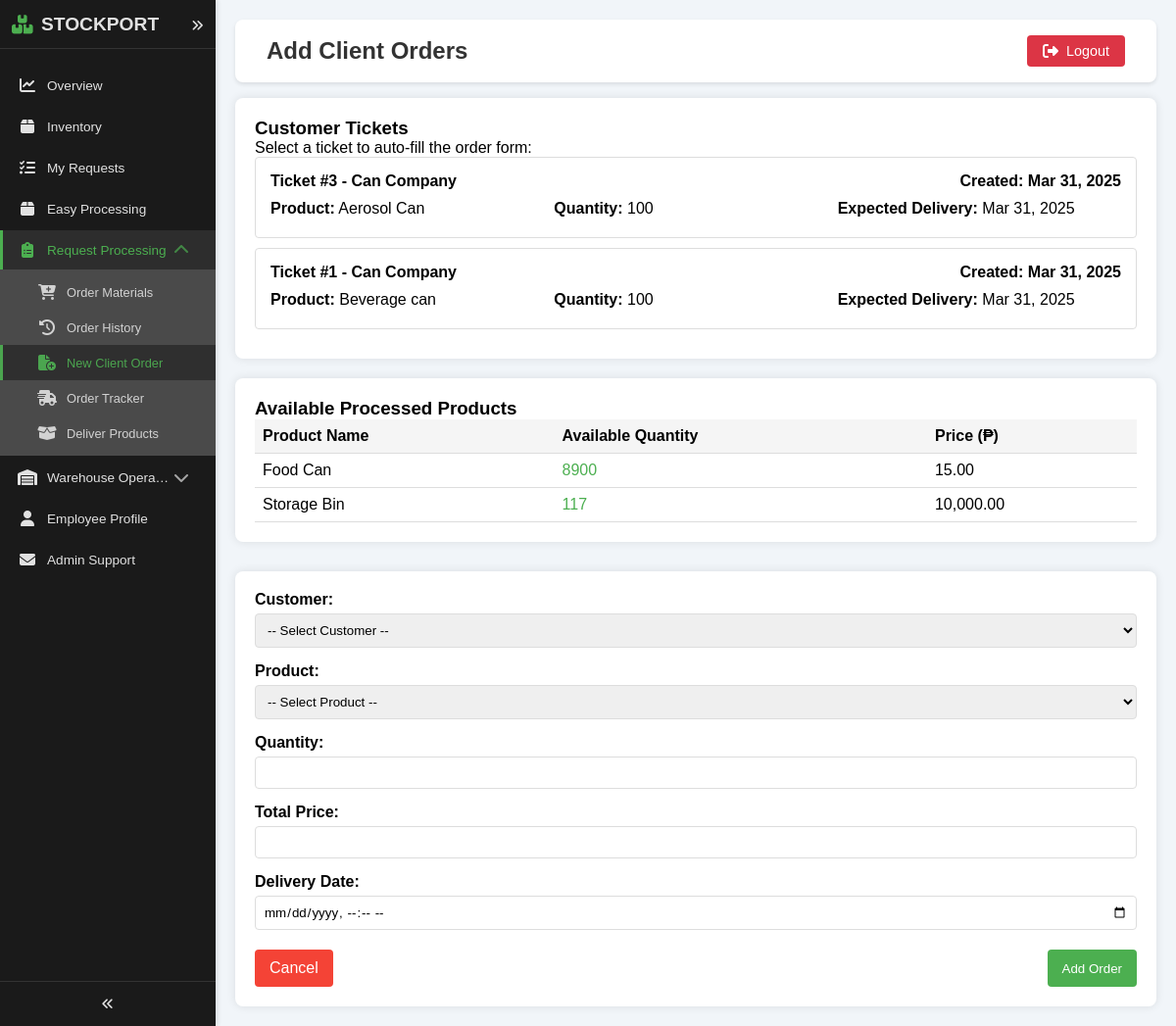
/employee/clientOrderAdd.php (signed in), run on the app's committed database.
### tables this page shows
CREATE TABLE `customerticket` (
  `TicketID` int(11) NOT NULL,
  `CompanyName` varchar(255) NOT NULL,
  `ProductID` int(11) NOT NULL,
  `Quantity` int(11) NOT NULL CHECK (`Quantity` > 0),
  `CreatedAt` timestamp NOT NULL DEFAULT current_timestamp(),
  `ExpectedDeliveryDate` date NOT NULL
);

CREATE TABLE `products` (
  `ProductID` int(11) NOT NULL,
  `ProductName` varchar(100) NOT NULL,
  `Category` varchar(45) DEFAULT NULL,
  `Weight` decimal(10,2) DEFAULT NULL,
  `ProductionCost` decimal(10,2) DEFAULT NULL,
  `SellingPrice` decimal(10,2) DEFAULT NULL,
  `LocationID` int(11) DEFAULT NULL,
  `MaterialID` int(11) DEFAULT NULL,
  `minimum_quantity` int(11) NOT NULL,
  `product_img` varchar(255) DEFAULT NULL,
  `weight_unit` varchar(32) NOT NULL
);

### employee/clientOrderAdd.php (the view, shortened to what this page needs)
<?php
require_once '../layouts/employeeSidebar.php';
require_once '../layouts/employeeHeader.php';
require_once '../server/database.php';
$productQuery = "
    SELECT
        p.ProductID,
        p.ProductName,
        p.SellingPrice,
        (
            COALESCE(
                (
                    SELECT SUM(po.QuantityProduced)
                    FROM productionorders po
                    WHERE po.ProductID = p.ProductID
                    AND po.Status = 'Completed'
                ), 0
            ) -
            COALESCE(
                (
                    SELECT SUM(pdt.quantity_delivered)
                    FROM production_delivery_tracking pdt
                    JOIN productionorders po ON pdt.production_order_id = po.OrderID
                    WHERE po.ProductID = p.ProductID
                ), 0
            )
        ) as available_quantity
    FROM products p
    HAVING available_quantity > 0
    ORDER BY p.ProductName
";
$productResult = $conn->query($productQuery);
$products = [];
if ($productResult && $productResult->num_rows > 0) {
    while($product = $productResult->fetch_assoc()) {
        $products[] = $product;
    }
}
$ticketQuery = "
    SELECT
        ct.TicketID,
        ct.CompanyName,
        c.CustomerID,
        p.ProductID,
        p.ProductName,
        ct.Quantity,
        ct.ExpectedDeliveryDate,
        p.SellingPrice
    FROM customerticket ct
    JOIN products p ON ct.ProductID = p.ProductID
    JOIN customers c ON ct.CompanyName = c.CustomerName
    ORDER BY ct.CreatedAt DESC
";
$ticketResult = $conn->query($ticketQuery);
$tickets = [];
if ($ticketResult && $ticketResult->num_rows > 0) {
    while($ticket = $ticketResult->fetch_assoc()) {
        $tickets[] = $ticket;
    }
}
?>
<!DOCTYPE html>
<html lang="en">
<head>
    <link rel="stylesheet" href="../assets/css/eminventory.css">
</head>
<body>
    <div class="main-content">
        <?php if (!empty($tickets)): ?>
        <div class="tickets-container">
            <h3>Customer Tickets</h3>
            <p>Select a ticket to auto-fill the order form:</p>
            <div class="tickets-list">
                <?php foreach($tickets as $index => $ticket): ?>
                <div class="ticket-card" id="ticket-<?php echo $ticket['TicketID']; ?>"
                     data-ticket-id="<?php echo $ticket['TicketID']; ?>"
                     data-customer-id="<?php echo $ticket['CustomerID']; ?>"
                     data-product-id="<?php echo $ticket['ProductID']; ?>"
                     data-quantity="<?php echo $ticket['Quantity']; ?>"
                     data-delivery-date="<?php echo $ticket['ExpectedDeliveryDate']; ?>">
                    <div class="ticket-header">
                        <div>Ticket #<?php echo $ticket['TicketID']; ?> - <?php echo htmlspecialchars($ticket['CompanyName']); ?></div>
                        <div>Created: <?php echo date('M d, Y', strtotime($ticket['ExpectedDeliveryDate'])); ?></div>
                    </div>
                    <div class="ticket-details">
                        <div class="ticket-detail"><span>Product:</span> <?php echo htmlspecialchars($ticket['ProductName']); ?></div>
                        <div class="ticket-detail"><span>Quantity:</span> <?php echo $ticket['Quantity']; ?></div>
                        <div class="ticket-detail"><span>Expected Delivery:</span> <?php echo date('M d, Y', strtotime($ticket['ExpectedDeliveryDate'])); ?></div>
                    </div>
                </div>
                <?php endforeach; ?>
            </div>
        </div>
        <?php endif; ?>
        <div class="product-stats">
            <div class="stats-table">
                <h3>Available Processed Products</h3>
                <table class="product-table">
                    <thead>
                        <tr>
                            <th>Product Name</th>
                            <th>Available Quantity</th>
                            <th>Price (₱)</th>
                        </tr>
                    </thead>
                    <tbody>
                        <?php foreach($products as $product):
                            $availabilityClass = '';
                            if($product['available_quantity'] > 100) {
                                $availabilityClass = 'available-high';
                            } elseif($product['available_quantity'] > 50) {
                                $availabilityClass = 'available-medium';
                            } else {
                                $availabilityClass = 'available-low';
                            }
                        ?>
                        <tr>
                            <td><?php echo htmlspecialchars($product['ProductName']); ?></td>
                            <td class="<?php echo $availabilityClass; ?>">
                                <?php echo $product['available_quantity']; ?>
                            </td>
                            <td><?php echo number_format($product['SellingPrice'], 2); ?></td>
                        </tr>
                        <?php endforeach; ?>
                    </tbody>
                </table>
            </div>
        </div>
        <div class="form-container">
            <form method="POST" action="" id="orderForm">
                <div class="form-group">
                    <label for="customerID">Customer:</label>
                    <select name="customerID" id="customerID" class="form-control" required>
                        <option value="">-- Select Customer --</option>
                    </select>
                </div>
                <div class="form-group">
                    <label for="productID">Product:</label>
                    <select name="productID" id="productID" class="form-control" required>
                        <option value="">-- Select Product --</option>
                    </select>
                </div>
                <div class="form-group">
                    <label for="quantity">Quantity:</label>
                    <input type="number" name="quantity" id="quantity" class="form-control" min="1" required>
                </div>
                <div class="form-group">
                    <label for="totalPrice">Total Price:</label>
                    <input type="text" id="totalPrice" class="form-control" readonly>
                </div>
                <div class="form-group">
                    <label for="deliveryDate">Delivery Date:</label>
                    <input type="datetime-local" name="deliveryDate" id="deliveryDate" class="form-control" required>
                </div>
                <div class="btn-container">
                    <a href="clientOrders.php" class="btn btn-secondary">Cancel</a>
                    <button type="submit" class="btn btn-primary">Add Order</button>
                </div>
            </form>
        </div>
    </div>
</body>
</html>

### assets/css/eminventory.css (style rules this page uses)
* { margin: 0; padding: 0; box-sizing: border-box; font-family: 'Arial', sans-serif; }
:root { --primary-color: #2563eb; --secondary-color: #1e40af; --background-color: #f1f5f9; --text-color: #1e293b; --border-color: #e2e8f0; }
body { background-color: var(--background-color); min-height: 100vh; }
.main-content { flex: 1; padding: 20px; height: 100vh; overflow: auto; }
.btn { padding: 8px 16px; border-radius: 4px; background-color: var(--primary-color); color: white; text-decoration: none; display: inline-block; border: none; cursor: pointer; }

### employee/clientOrderAdd.php (style rules this page uses)
.main-content { margin-left: 60px; transition: margin-left 0.3s ease; padding: 20px; }
body.sidebar-expanded .main-content { margin-left: 220px; }
.form-container { background-color: #fff; border-radius: 8px; box-shadow: 0 0 10px rgba(0,0,0,0.1); padding: 20px; margin-top: 20px; }
.form-group { margin-bottom: 15px; }
.form-group label { display: block; margin-bottom: 5px; font-weight: bold; }
.form-control { width: 100%; padding: 8px; border: 1px solid #ddd; border-radius: 4px; box-sizing: border-box; }
.btn-container { margin-top: 20px; display: flex; justify-content: space-between; }
.btn { padding: 10px 15px; border: none; border-radius: 4px; cursor: pointer; }
.btn-primary { background-color: #4CAF50; color: white; }
.btn-secondary { background-color: #f44336; color: white; }
.product-stats { margin-bottom: 30px; }
.stats-table { background: white; padding: 20px; border-radius: 8px; box-shadow: 0 0 10px rgba(0,0,0,0.1); }
.product-table { width: 100%; border-collapse: collapse; }
.product-table th, .product-table td { padding: 8px; text-align: left; border-bottom: 1px solid #ddd; }
.product-table th { background-color: #f5f5f5; }
.available-high { color: #4CAF50; }
.tickets-container { background-color: #fff; border-radius: 8px; box-shadow: 0 0 10px rgba(0,0,0,0.1); padding: 20px; margin-bottom: 20px; }
.ticket-card { border: 1px solid #ddd; border-radius: 4px; padding: 15px; margin-bottom: 10px; cursor: pointer; transition: background-color 0.2s; }
.ticket-header { font-weight: bold; margin-bottom: 10px; display: flex; justify-content: space-between; }
.ticket-details { display: flex; flex-wrap: wrap; }
.ticket-detail { flex: 1; min-width: 200px; margin-bottom: 5px; }
.ticket-detail span { font-weight: bold; }

### layouts/employeeSidebar.php (style rules this page uses)
body { margin: 0; padding: 0; transition: margin-left 0.3s ease; position: relative; }

### data on the page
customerticket: TicketID "3", CompanyName "Can Company", ExpectedDeliveryDate "Mar 31, 2025", ProductID.ProductName "Aerosol Can", Quantity "100"
customerticket: TicketID "1", CompanyName "Can Company", ExpectedDeliveryDate "Mar 31, 2025", ProductID.ProductName "Beverage can", Quantity "100"
products: ProductName "Food Can", available_quantity "8900", SellingPrice "15.00"
products: ProductName "Storage Bin", available_quantity "117", SellingPrice "10,000.00"

### other printed values
$pageTitle "Add Client Orders"
